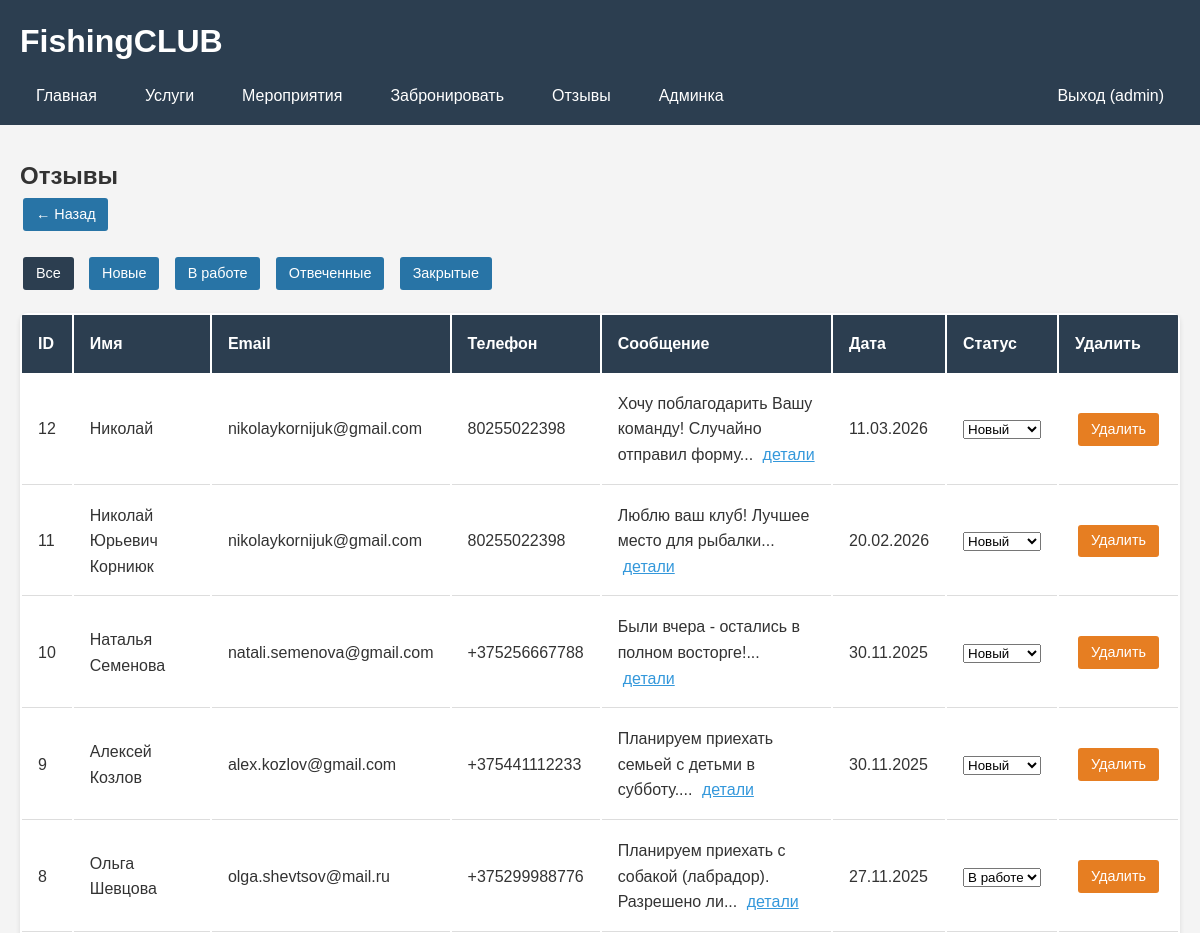
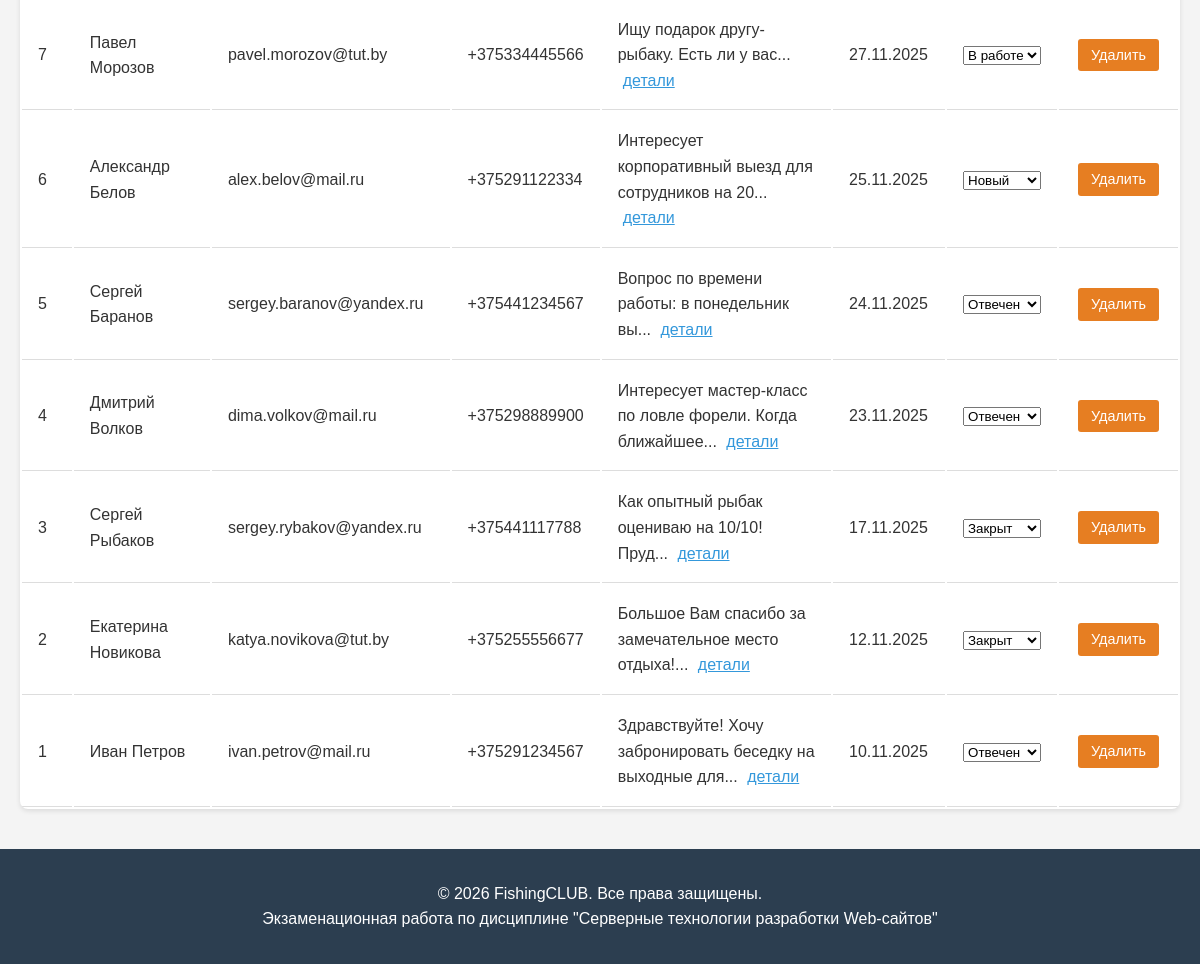
/admin/feedback.php (signed in), run on the app's committed database (2 pictures, top to bottom).
### tables this page shows
CREATE TABLE `feedback` (
  `id` int NOT NULL,
  `name` varchar(255) NOT NULL,
  `email` varchar(100) NOT NULL,
  `phone` varchar(50) NOT NULL,
  `message` text NOT NULL,
  `section_id` int NOT NULL,
  `submission_date` datetime DEFAULT CURRENT_TIMESTAMP,
  `status` enum('new','in_progress','answered','closed') DEFAULT 'new'
);

### includes/functions.php (called while the page is built, shortened)
<?php
function e($text) {
    return htmlspecialchars($text, ENT_QUOTES, 'UTF-8');
}
function formatDate($date) {
    return date('d.m.Y', strtotime($date));
}

### admin/feedback.php (the view, shortened to what this page needs)
<?php
require '../config/database.php';
require '../includes/functions.php';
$filter = $_GET['filter'] ?? '';
$sql = "SELECT * FROM feedback";
$sql .= " ORDER BY submission_date DESC";
$feedback = $pdo->query($sql)->fetchAll();
$status_names = [
    'new' => 'Новый',
    'in_progress' => 'В работе',
    'answered' => 'Отвечен',
    'closed' => 'Закрыт'
];
include '../includes/header.php';
?>
<h2>Отзывы</h2>
<a href="index.php" class="btn btn-small">← Назад</a>
<div class="filter-bar" style="margin:20px 0;">
    <a href="?" class="btn-small <?php echo !$filter ? 'active' : ''; ?>">Все</a>
    <a href="?filter=new" class="btn-small <?php echo $filter=='new' ? 'active' : ''; ?>">Новые</a>
    <a href="?filter=in_progress" class="btn-small <?php echo $filter=='in_progress' ? 'active' : ''; ?>">В работе</a>
    <a href="?filter=answered" class="btn-small <?php echo $filter=='answered' ? 'active' : ''; ?>">Отвеченные</a>
    <a href="?filter=closed" class="btn-small <?php echo $filter=='closed' ? 'active' : ''; ?>">Закрытые</a>
</div>
<table class="admin-table">
    <tr>
        <th>ID</th>
        <th>Имя</th>
        <th>Email</th>
        <th>Телефон</th>
        <th>Сообщение</th>
        <th>Дата</th>
        <th>Статус</th>
        <th>Удалить</th>
    </tr>
    <?php foreach($feedback as $f): ?>
    <tr>
        <td><?php echo $f['id']; ?></td>
        <td><?php echo e($f['name']); ?></td>
        <td><?php echo e($f['email']); ?></td>
        <td><?php echo e($f['phone']); ?></td>
        <td>
            <?php
            $message = $f['message'];
            $words = explode(' ', $message);
            $short = implode(' ', array_slice($words, 0, 7));
            echo e($short);
            echo (count($words) > 7) ? '...' : '';
            ?>
            <a href="javascript:void(0);"
               onclick='showFullMessage(<?php echo json_encode([
                   'name' => $f['name'],
                   'email' => $f['email'],
                   'phone' => $f['phone'],
                   'date' => formatDate($f['submission_date']),
                   'status' => $status_names[$f['status']] ?? $f['status'],
                   'message' => nl2br(e($f['message']))
               ]); ?>)'
               style="text-decoration: underline; color: #3498db; margin-left: 5px; cursor: pointer;">
                детали
            </a>
        </td>
        <td><?php echo formatDate($f['submission_date']); ?></td>
        <td>
            <form method="POST" style="display:inline;">
                <select name="status" onchange="this.form.submit()">
                    <?php foreach($status_names as $key => $label): ?>
                        <option value="<?php echo $key; ?>" <?php echo $f['status']==$key?'selected':''; ?>>
                            <?php echo $label; ?>
                        </option>
                    <?php endforeach; ?>
                </select>
            </form>
        </td>
        <td>
            <a href="?delete=<?php echo $f['id']; ?>"
               class="btn-small delete"
               onclick="return confirm('Удалить?')">Удалить</a>
        </td>
    </tr>
    <?php endforeach; ?>
</table>
<?php include '../includes/footer.php'; ?>

### css/style.css (style rules this page uses)
* { margin: 0; padding: 0; box-sizing: border-box; }
html, body { height: 100%; }
body { font-family: Arial, sans-serif; line-height: 1.6; color: #333; background: #f4f4f4; display: flex; flex-direction: column; min-height: 100vh; }
.btn { display: inline-block; padding: 0.8rem 1.5rem; background: #1a5276; color: white; text-decoration: none; border-radius: 4px; border: none; cursor: pointer; transition: background 0.3s; margin: 5px; }
.btn-small { display: inline-block; padding: 0.3rem 0.8rem; background: #2874a6; color: white; text-decoration: none; border-radius: 3px; font-size: 0.9rem; border: none; cursor: pointer; margin: 0.2rem; }
.btn-small.delete { background: #e67e22; }
.admin-table { width: 100%; background: white; border-radius: 8px; overflow: hidden; box-shadow: 0 2px 5px rgba(0,0,0,0.1); }
.admin-table th { background: #2c3e50; color: white; padding: 1rem; text-align: left; }
.admin-table td { padding: 1rem; border-bottom: 1px solid #ddd; }
.filter-bar { margin-bottom: 1rem; }
.filter-bar .btn-small { margin-right: 0.5rem; }
.filter-bar .btn-small.active { background: #2c3e50; }

### data on the page
feedback: id "12", name "Николай", email "nikolaykornijuk@gmail.com", phone "80255022398", message "Хочу поблагодарить Вашу команду! Случайно отправил форму", submission_date "11.03.2026", status "Новый"
feedback: id "11", name "Николай Юрьевич Корниюк", email "nikolaykornijuk@gmail.com", phone "80255022398", message "Люблю ваш клуб! Лучшее место для рыбалки", submission_date "20.02.2026", status "Новый"
feedback: id "10", name "Наталья Семенова", email "natali.semenova@gmail.com", phone "+375256667788", message "Были вчера - остались в полном восторге!", submission_date "30.11.2025", status "Новый"
feedback: id "9", name "Алексей Козлов", email "alex.kozlov@gmail.com", phone "+375441112233", message "Планируем приехать семьей с детьми в субботу.", submission_date "30.11.2025", status "Новый"
feedback: id "8", name "Ольга Шевцова", email "olga.shevtsov@mail.ru", phone "+375299988776", message "Планируем приехать с собакой (лабрадор). Разрешено ли", submission_date "27.11.2025", status "В работе"
feedback: id "7", name "Павел Морозов", email "pavel.morozov@tut.by", phone "+375334445566", message "Ищу подарок другу-рыбаку. Есть ли у вас", submission_date "27.11.2025", status "В работе"
feedback: id "6", name "Александр Белов", email "alex.belov@mail.ru", phone "+375291122334", message "Интересует корпоративный выезд для сотрудников на 20", submission_date "25.11.2025", status "Новый"
feedback: id "5", name "Сергей Баранов", email "sergey.baranov@yandex.ru", phone "+375441234567", message "Вопрос по времени работы: в понедельник вы", submission_date "24.11.2025", status "Отвечен"
feedback: id "4", name "Дмитрий Волков", email "dima.volkov@mail.ru", phone "+375298889900", message "Интересует мастер-класс по ловле форели. Когда ближайшее", submission_date "23.11.2025", status "Отвечен"
feedback: id "3", name "Сергей Рыбаков", email "sergey.rybakov@yandex.ru", phone "+375441117788", message "Как опытный рыбак оцениваю на 10/10! Пруд", submission_date "17.11.2025", status "Закрыт"
feedback: id "2", name "Екатерина Новикова", email "katya.novikova@tut.by", phone "+375255556677", message "Большое Вам спасибо за замечательное место отдыха!", submission_date "12.11.2025", status "Закрыт"
feedback: id "1", name "Иван Петров", email "ivan.petrov@mail.ru", phone "+375291234567", message "Здравствуйте! Хочу забронировать беседку на выходные для", submission_date "10.11.2025", status "Отвечен"

### other printed values
SITE_NAME "FishingCLUB"
$_SESSION['user_login'] "admin"
